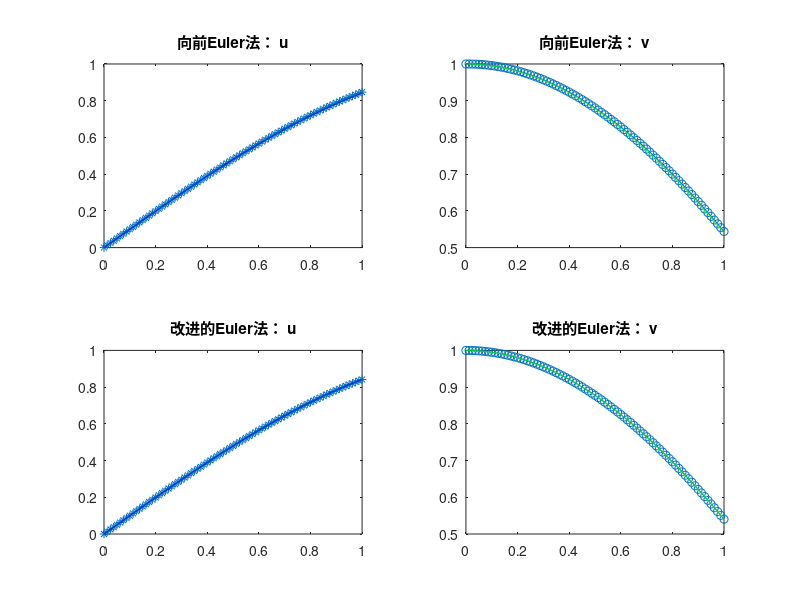

This chart was generated by the following MATLAB code:
% Huadong Gao 高华东：教学用
% 李荣华-刘播：微分方程数值解法 第四版
% page 10 第三小题：使用Euler法和改进的Euler法
% 求解 u''=-u,with u(0)=0,u'(0)=1.步长分别取h=0.1，0.05，比较算法精度。
% 我们知道其真解是 u = sin(t)。
% To solve this equation numerically,we first rewrite the equation into
% a system of equations: d {u} = {0  1}{u}, with u(0)=0,
%                        dt{v} = {-1 0}{v}       v(0)=1,
% and then apply the schemes on it.

T= 1; % 最终时间
dt = 0.1/8; % 步长
xh = 0:dt:T; % 时间节点
uh1= zeros(2,length(xh)); % 存储Euler格式计算结果
uh2= zeros(2,length(xh)); % 存储改进Euler格式结果
uh1(:,1) = [0.0 1.0]'; % 赋予初始值
uh2(:,1) = [0.0 1.0]'; % 赋予初始值

A = [0 1;-1 0];      % 方程的常系数矩阵
B = inv(eye(2)-0.5*dt*A); % Trapezoid Rule 需要的逆矩阵

% 下面是主要的计算部分，我们用 while loop 进行时间推进
tc = dt;    % 现在的时间 time at current time（现在是dt，因为0时刻已经过去了）
index_tc=2; % 现在的时间所对应的 index（为了读取、存储something from/into 数组）
while tc < T+1e-12    
    uh1(:,index_tc) = uh1(:,index_tc-1)+dt*A*uh1(:,index_tc-1); % 向前Euler格式
    uh2(:,index_tc) = B*(uh2(:,index_tc-1)+0.5*dt*A*uh2(:,index_tc-1)); % 改进Euler格式     
        
    if abs(tc - T) <1e-12 % 一旦运行时间 tc 到了 T 附近
        break             % 就终止 while 循环
    end                   % break 跳出
    
    tc = tc + dt;           % 时间更新，增加dt
    index_tc = index_tc +1; % index指标增加+1
end

%下面是后处理部分，包括
%画图，计算误差等

subplot(2,2,1)
plot(xh,uh1(1,:),'-*')
hold on
plot(0:1e-4:T,sin(0:1e-4:T),'b-')
title("向前Euler法： u")
subplot(2,2,2)
plot(xh,uh1(2,:),'-o')
hold on
plot(0:1e-4:T,cos(0:1e-4:T),'g-')
title("向前Euler法： v")

subplot(2,2,3)
plot(xh,uh2(1,:),'-*')
hold on
plot(0:1e-4:T,sin(0:1e-4:T),'b-')
title("改进的Euler法： u")
subplot(2,2,4)
plot(xh,uh2(2,:),'-o')
hold on
plot(0:1e-4:T,cos(0:1e-4:T),'g-')
title("改进的Euler法： v")

% 计算并显示误差
format longE
disp(["向前Euler法误差：", num2str([abs(sin(1)-uh1(1,end)),abs(cos(1)-uh1(2,end))])])
disp(["改进的Euler法(Trapezoid rule)误差：", num2str([abs(sin(1)-uh2(1,end)),abs(cos(1)-uh2(2,end))])])


